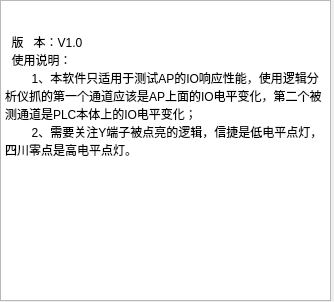
<?xml version="1.0" encoding="UTF-8"?>
<ui version="4.0">
 <class>Dialog</class>
 <widget class="QDialog" name="Dialog">
  <property name="geometry">
   <rect>
    <x>0</x>
    <y>0</y>
    <width>334</width>
    <height>302</height>
   </rect>
  </property>
  <property name="windowTitle">
   <string>Dialog</string>
  </property>
  <widget class="QTextBrowser" name="textBrowser">
   <property name="geometry">
    <rect>
     <x>0</x>
     <y>0</y>
     <width>331</width>
     <height>301</height>
    </rect>
   </property>
   <property name="html">
    <string>&lt;!DOCTYPE HTML PUBLIC &quot;-//W3C//DTD HTML 4.0//EN&quot; &quot;http://www.w3.org/TR/REC-html40/strict.dtd&quot;&gt;
&lt;html&gt;&lt;head&gt;&lt;meta name=&quot;qrichtext&quot; content=&quot;1&quot; /&gt;&lt;style type=&quot;text/css&quot;&gt;
p, li { white-space: pre-wrap; }
&lt;/style&gt;&lt;/head&gt;&lt;body style=&quot; font-family:'SimSun'; font-size:9pt; font-weight:400; font-style:normal;&quot;&gt;
&lt;p style=&quot;-qt-paragraph-type:empty; margin-top:0px; margin-bottom:0px; margin-left:0px; margin-right:0px; -qt-block-indent:0; text-indent:0px;&quot;&gt;&lt;br /&gt;&lt;/p&gt;
&lt;p style=&quot;-qt-paragraph-type:empty; margin-top:0px; margin-bottom:0px; margin-left:0px; margin-right:0px; -qt-block-indent:0; text-indent:0px;&quot;&gt;&lt;br /&gt;&lt;/p&gt;
&lt;p style=&quot; margin-top:0px; margin-bottom:0px; margin-left:0px; margin-right:0px; -qt-block-indent:0; text-indent:0px;&quot;&gt;  版   本：V1.0&lt;/p&gt;
&lt;p style=&quot; margin-top:0px; margin-bottom:0px; margin-left:0px; margin-right:0px; -qt-block-indent:0; text-indent:0px;&quot;&gt;  使用说明：&lt;/p&gt;
&lt;p style=&quot; margin-top:0px; margin-bottom:0px; margin-left:0px; margin-right:0px; -qt-block-indent:0; text-indent:0px;&quot;&gt;        1、本软件只适用于测试AP的IO响应性能，使用逻辑分析仪抓的第一个通道应该是AP上面的IO电平变化，第二个被测通道是PLC本体上的IO电平变化；&lt;/p&gt;
&lt;p style=&quot; margin-top:0px; margin-bottom:0px; margin-left:0px; margin-right:0px; -qt-block-indent:0; text-indent:0px;&quot;&gt;        2、需要关注Y端子被点亮的逻辑，信捷是低电平点灯，四川零点是高电平点灯。&lt;/p&gt;&lt;/body&gt;&lt;/html&gt;</string>
   </property>
  </widget>
 </widget>
 <resources/>
 <connections/>
</ui>
